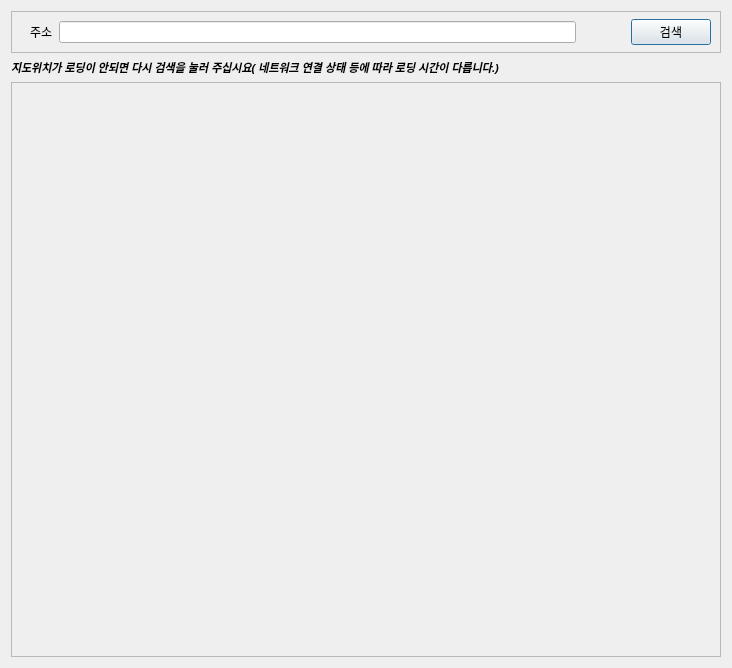
<?xml version="1.0" encoding="UTF-8"?>
<ui version="4.0">
 <class>Dialog</class>
 <widget class="QDialog" name="Dialog">
  <property name="geometry">
   <rect>
    <x>0</x>
    <y>0</y>
    <width>732</width>
    <height>668</height>
   </rect>
  </property>
  <property name="windowTitle">
   <string>Google Map</string>
  </property>
  <layout class="QVBoxLayout" name="verticalLayout">
   <item>
    <widget class="QFrame" name="frame">
     <property name="sizePolicy">
      <sizepolicy hsizetype="Preferred" vsizetype="Fixed">
       <horstretch>0</horstretch>
       <verstretch>0</verstretch>
      </sizepolicy>
     </property>
     <property name="frameShape">
      <enum>QFrame::StyledPanel</enum>
     </property>
     <property name="frameShadow">
      <enum>QFrame::Raised</enum>
     </property>
     <layout class="QHBoxLayout" name="horizontalLayout">
      <property name="topMargin">
       <number>0</number>
      </property>
      <property name="bottomMargin">
       <number>0</number>
      </property>
      <item>
       <widget class="QFrame" name="formFrame">
        <property name="sizePolicy">
         <sizepolicy hsizetype="Preferred" vsizetype="Preferred">
          <horstretch>1</horstretch>
          <verstretch>0</verstretch>
         </sizepolicy>
        </property>
        <layout class="QFormLayout" name="formLayout">
         <property name="formAlignment">
          <set>Qt::AlignLeading|Qt::AlignLeft|Qt::AlignVCenter</set>
         </property>
         <item row="0" column="0">
          <widget class="QLabel" name="label">
           <property name="text">
            <string>주소</string>
           </property>
          </widget>
         </item>
         <item row="0" column="1">
          <widget class="QLineEdit" name="lineEditJuso"/>
         </item>
        </layout>
       </widget>
      </item>
      <item>
       <spacer name="horizontalSpacer">
        <property name="orientation">
         <enum>Qt::Horizontal</enum>
        </property>
        <property name="sizeHint" stdset="0">
         <size>
          <width>40</width>
          <height>20</height>
         </size>
        </property>
       </spacer>
      </item>
      <item>
       <widget class="QPushButton" name="PB_Search">
        <property name="text">
         <string>검색</string>
        </property>
       </widget>
      </item>
     </layout>
    </widget>
   </item>
   <item>
    <widget class="QLabel" name="label_2">
     <property name="sizePolicy">
      <sizepolicy hsizetype="Fixed" vsizetype="Fixed">
       <horstretch>0</horstretch>
       <verstretch>0</verstretch>
      </sizepolicy>
     </property>
     <property name="font">
      <font>
       <pointsize>8</pointsize>
       <italic>true</italic>
       <bold>true</bold>
      </font>
     </property>
     <property name="text">
      <string>지도위치가 로딩이 안되면 다시 검색을 눌러 주십시요( 네트워크 연결 상태 등에 따라 로딩 시간이 다릅니다.)</string>
     </property>
    </widget>
   </item>
   <item>
    <widget class="QFrame" name="frame_googleMap">
     <property name="frameShape">
      <enum>QFrame::StyledPanel</enum>
     </property>
     <property name="frameShadow">
      <enum>QFrame::Raised</enum>
     </property>
     <layout class="QVBoxLayout" name="verticalLayout_2">
      <item>
       <widget class="QGoogleMap" name="wid_GoogleMap" native="true"/>
      </item>
     </layout>
    </widget>
   </item>
  </layout>
 </widget>
 <customwidgets>
  <customwidget>
   <class>QGoogleMap</class>
   <extends>QWidget</extends>
   <header>modules.webEngine.googlemap.google_map_my</header>
   <container>1</container>
  </customwidget>
 </customwidgets>
 <resources/>
 <connections/>
</ui>
